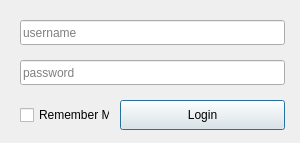
<?xml version="1.0" encoding="UTF-8"?>
<ui version="4.0">
 <class>loginScreen</class>
 <widget class="QDialog" name="loginScreen">
  <property name="geometry">
   <rect>
    <x>0</x>
    <y>0</y>
    <width>300</width>
    <height>143</height>
   </rect>
  </property>
  <property name="windowTitle">
   <string>SNR Margin - Login</string>
  </property>
  <widget class="QLineEdit" name="txtUsername">
   <property name="geometry">
    <rect>
     <x>20</x>
     <y>20</y>
     <width>265</width>
     <height>25</height>
    </rect>
   </property>
   <property name="text">
    <string/>
   </property>
   <property name="placeholderText">
    <string>username</string>
   </property>
  </widget>
  <widget class="QLineEdit" name="txtPassword">
   <property name="geometry">
    <rect>
     <x>20</x>
     <y>60</y>
     <width>265</width>
     <height>25</height>
    </rect>
   </property>
   <property name="text">
    <string/>
   </property>
   <property name="echoMode">
    <enum>QLineEdit::Password</enum>
   </property>
   <property name="placeholderText">
    <string>password</string>
   </property>
  </widget>
  <widget class="QPushButton" name="btnLogin">
   <property name="geometry">
    <rect>
     <x>120</x>
     <y>100</y>
     <width>165</width>
     <height>30</height>
    </rect>
   </property>
   <property name="text">
    <string>Login</string>
   </property>
  </widget>
  <widget class="QCheckBox" name="cbRM">
   <property name="geometry">
    <rect>
     <x>20</x>
     <y>105</y>
     <width>90</width>
     <height>20</height>
    </rect>
   </property>
   <property name="text">
    <string>Remember Me</string>
   </property>
  </widget>
 </widget>
 <resources/>
 <connections/>
</ui>
